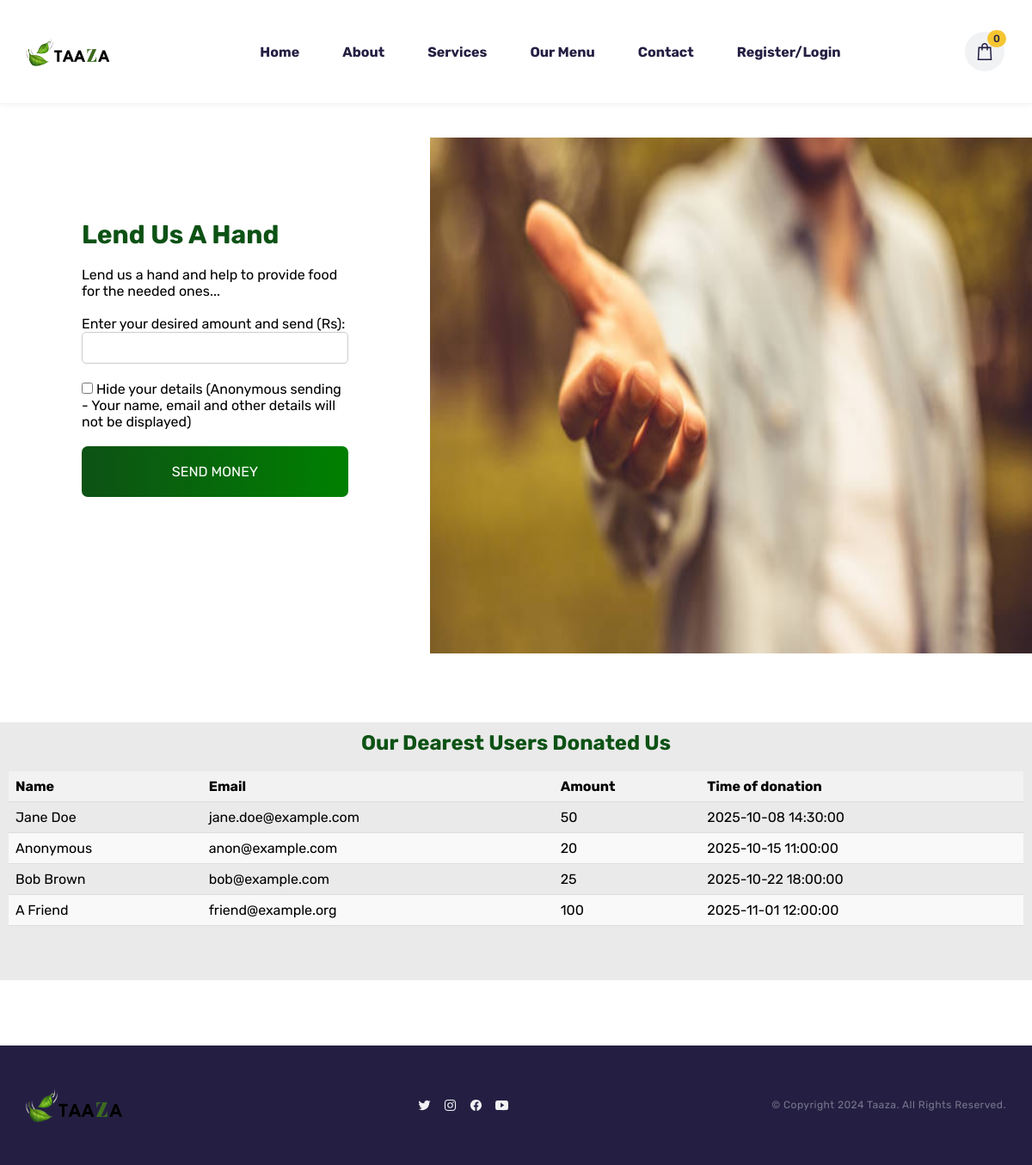
The app's page /lend-hand/lend-hand.php with its own data.
### tables this page shows
CREATE TABLE `lend_hand` (
  `id` int(11) NOT NULL,
  `name` varchar(50) NOT NULL,
  `email` varchar(90) NOT NULL,
  `amount` int(11) NOT NULL,
  `timestamp` timestamp NOT NULL DEFAULT current_timestamp() ON UPDATE current_timestamp(),
  `show_detail` tinyint(4) NOT NULL
);

### lend-hand/lend-hand.php (the view, shortened to what this page needs)
<!DOCTYPE html>
<html lang="en">
<head>
    <link rel="stylesheet" href="../assets/css/taaza.css">
    <link rel="stylesheet" href="../assets/css/media_query.css">
</head>
<body>
    <div class="container">
        <header>
            <nav class="navbar">
                <div class="navbar-wrapper">
                    <a href="#">
                        <img src="../assets/images/logo.png" alt="logo" width="130">
                    </a>
                    <b>
                        <ul class="navbar-nav">
                            <li>
                                <a href="../index.php" class="nav-link">Home</a>
                            </li>
                            <li>
                                <a href="../about.php" class="nav-link">About</a>
                            </li>
                            <li>
                                <a href="../services.php" class="nav-link">Services</a>
                            </li>
                            <li>
                                <a href="../menu.php" class="nav-link">Our Menu</a>
                            </li>
                            <li>
                                <a href="../contact.php" class="nav-link">Contact</a>
                            </li>
                            <li>
                                <?php
                                if (isset($_SESSION['logged_in']) && $_SESSION['logged_in'] == true) {
                                    echo '<a href="../logout.php" class="nav-link">Logout</a>';
                                } else {
                                    echo '<a href="../login.php" class="nav-link">Register/Login</a>';
                                }
                                ?>
                            </li>
                        </ul>
                    </b>
                    <?php
                    if (isset($_SESSION['cart'])) {
                        $count = count($_SESSION['cart']);
                    } else {
                        $count = 0;
                    }
                    ?>
                    <div class="navbar-btn-group">
                        <button class="shopping-cart-btn">
                            <img src="../assets/images/cart.svg" alt="shopping cart icon" width="18">
                            <span class="count">
                                <?php echo $count ?>
                            </span>
                        </button>
                    </div>
                </div>
            </nav>
        </header>
        <main>
            <s<section class="contact-section" id="home">
                <div class="contact-container">
                    <div class="contact-content">
                        <h2 style="font-size:30px;">Lend Us A Hand</h2>
                        <br>
                        <p>
                            Lend us a hand and help to provide food for the needed ones...
                        </p>
                        <br>
                    <form action="lend_hand_handler.php" method="POST">
    <label for="activationAmount">Enter your desired amount and send (Rs):</label>
    <input class="form-field" type="number" name="activationAmount" id="activationAmount" required>
    <br>
    <input type="checkbox" id="anonymousCheckbox" name="anonymousCheckbox">
    <label for="anonymousCheckbox">Hide your details (Anonymous sending - Your name, email and other details will not be displayed)</label>
    <br><br>
    <button type="submit" class="vip-button" name="activateVip">Send Money</button>
</form>
                    </div>
                    <figure class="hero-banner">
                        <img src="../assets/images/lend-hand/lend-hand.jpg" width="700" height="600" style="border:1;"
                            allowfullscreen="" loading="lazy"></iframe>
                    </figure>
                </div>
                <div class="scrolling-box">
                <?php
                $conn = new mysqli("localhost", "root", "", "taaza_db");
                $query = "SELECT `id`, `name`, `email`, `amount`, `timestamp`, `show_detail` FROM `lend_hand`";
                $result = mysqli_query($conn, $query);
                if (mysqli_num_rows($result) > 0) {
                    echo '<table>';
                    echo '<tr><h2 style="color:#0d5215;">Our Dearest Users Donated Us</h2></tr><br>';
                    echo '<tr><th>Name</th><th>Email</th><th>Amount</th><th>Time of donation</th></tr>';
                    while ($row = mysqli_fetch_assoc($result)) {
                        echo '<tr>';
                        echo '<td>' . $row['name'] . '</td>';
                        echo '<td>' . $row['email'] . '</td>';
                        echo '<td>' . $row['amount'] . '</td>';
                        echo '<td>' . $row['timestamp'] . '</td>';
                        echo '</tr>';
                    }
                    echo '</table>';
                } else {
                    echo 'No user details found.';
                }
                ?>
            </div>
                <br><br><br><br>
                <footer>
                    <div class=" footer-wrapper">
                        <a href="#">
                            <img src="../assets/images/logo.png" alt="logo" class="footer-brand" width="150">
                        </a>
                        <div class="social-link">
                            <a href="https://twitter.com/Annabel07785340">
                                <ion-icon name="logo-twitter"></ion-icon>
                            </a>
                            <a href="https://www.instagram.com/whxite.exe/">
                                <ion-icon name="logo-instagram"></ion-icon>
                            </a>
                            <a href="https://www.facebook.com/andro.pool.54/">
                                <ion-icon name="logo-facebook"></ion-icon>
                            </a>
                            <a href="https://youtu.be/OTQqj3-Zqi8?si=tT2NfC3Sh7p_UaSS">
                                <ion-icon name="logo-youtube"></ion-icon>
                            </a>
                        </div>
                        <p class="copyright">&copy; Copyright 2024 Taaza. All Rights Reserved.</p>
                    </div>
                </footer>
    </div>
</body>

### assets/css/taaza.css (style rules this page uses)
:root { --red-orange-crayola: hsl(0, 100%, 66%); --space-cadet: hsl(249, 37%, 19%); --pistachio: hsl(88, 50%, 60%); --cultured: hsl(220, 13%, 95%); --saffron: hsl(45, 91%, 58%); --rhythm: hsl(240, 9%, 51%); --white: hsl(0, 0%, 100%); --fs-1: 46px; --fs-2: 28px; --fs-3: 18px; --fs-4: 15px; --fs-5: 14px; --px: 30px; --py: 60px; --default-transition: 0.75s ease; }
*, *::before, *::after { margin: 0; padding: 0; box-sizing: border-box; outline-offset: 5px; }
li { list-style: none; }
a { font: inherit; text-decoration: none; }
button { font: inherit; border: none; background: none; cursor: pointer; }
img, svg, ion-icon, span, button { display: block; }
html { font-family: "Rubik", sans-serif; scroll-behavior: smooth; }
.container { position: relative; max-width: 1440px; margin: auto; background: var(--white); overflow: hidden; }
.navbar { position: fixed; top: 0; left: 50%; transform: translateX(-50%); width: 100%; padding: 20px 30px; background: hsla(0, 0%, 100%, 0.99); border-bottom: 1px solid hsla(0, 0%, 0%, 0.05); box-shadow: 0 0 10px hsla(0, 0%, 0%, 0.05); z-index: 5; }
.navbar-wrapper { display: flex; justify-content: space-between; align-items: center; }
.navbar-nav { background: hsla(0, 0%, 100%, 0.9); position: absolute; top: 91px; left: 0; width: 100%; height: calc(100vh - 91px); display: flex; flex-direction: column; align-items: center; gap: 30px; padding: 35px; backdrop-filter: blur(10px); transform: translateY(50px); opacity: 0; visibility: hidden; pointer-events: none; transition: 0.3s ease-in-out; }
.nav-link { color: var(--space-cadet); font-size: var(--fs-10); transition: 0.25s ease; }
.navbar-btn-group { display: flex; align-items: center; gap: 25px; }
.shopping-cart-btn { position: relative; background: var(--cultured); width: 50px; height: 50px; border-radius: 50%; display: flex; justify-content: center; align-items: center; border: 2px solid var(--white); }
.shopping-cart-btn .count { background: var(--saffron); position: absolute; top: -2px; right: -2px; height: 20px; min-width: 20px; display: flex; align-items: center; padding: 0 7px; border-radius: 20px; color: var(--space-cadet); font-size: 12px; font-weight: 500; }
footer { background: var(--space-cadet); padding: 50px var(--px); }
.footer-wrapper { display: flex; flex-direction: column; align-items: center; gap: 30px; }
.social-link { display: flex; gap: 15px; }
.social-link ion-icon { color: var(--cultured); font-size: 15px; transition: 0.25s ease; }
.copyright { font-size: 12px; color: var(--rhythm); text-align: center; letter-spacing: 0.5px; }
.form-field { flex: 0 0 48%; margin-bottom: 34px; color: #787878; }
.form-field { flex: 0 0 48%; margin-bottom: 20px; }
.contact-container { margin-top: 10em; margin-bottom: 5em; display: flex; flex-wrap: wrap; justify-content: center; align-items: flex-start; }
.contact-content { flex: 1; padding: 20px; box-sizing: border-box; }
.hero-banner { flex: 1; max-width: 90%; height: auto; }
@media screen and (min-width: 1200px) and (max-width: 1499px) { .contact-content { padding: 95px; } }
.contact-content h2 { color: #0d5215; }

### assets/css/media_query.css (style rules this page uses)
@media (min-width: 450px) { :root { --fs-1: 54px; --fs-2: 36px; --fs-3: 20px; } }
@media (min-width: 570px) { :root { --mw: 550px; } }
@media (min-width: 570px) { .navbar-wrapper, .home, .about, .services, .product, .testimonials, .footer-wrapper { max-width: var(--mw); margin-inline: auto; } }
@media (min-width: 768px) { :root { --fs-1: 72px; --fs-2: 40px; --fs-3: 22px; --mw: 720px; } }
@media (min-width: 1024px) { :root { --py: 100px; --mw: 950px; } }
@media (min-width: 1024px) { .navbar { padding: 35px 30px; } }
@media (min-width: 1024px) { .navbar-nav { position: static; opacity: 1; visibility: visible; width: auto; height: auto; transform: translateY(0); padding: 0; flex-direction: row; gap: 50px; pointer-events: all; } }
@media (min-width: 1024px) { .footer-wrapper { flex-direction: row; justify-content: space-between; } }
@media (min-width: 1200px) { :root { --mw: 1150px; } }

### records on screen
lend_hand: name "Jane Doe", email "jane.doe@example.com", amount "50", timestamp "2025-10-08 14:30:00"
lend_hand: name "Anonymous", email "anon@example.com", amount "20", timestamp "2025-10-15 11:00:00"
lend_hand: name "Bob Brown", email "bob@example.com", amount "25", timestamp "2025-10-22 18:00:00"
lend_hand: name "A Friend", email "friend@example.org", amount "100", timestamp "2025-11-01 12:00:00"

### other values on screen
$count "0"
